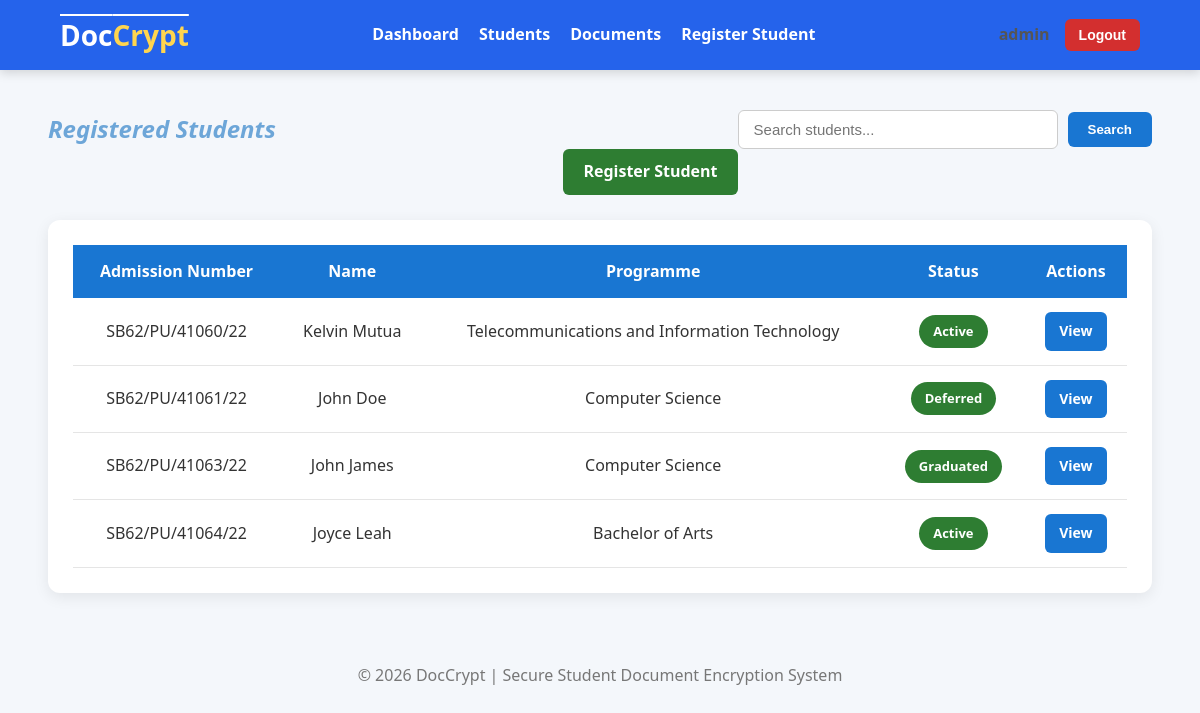
Before: /students/students/ (signed in) with the older database file.
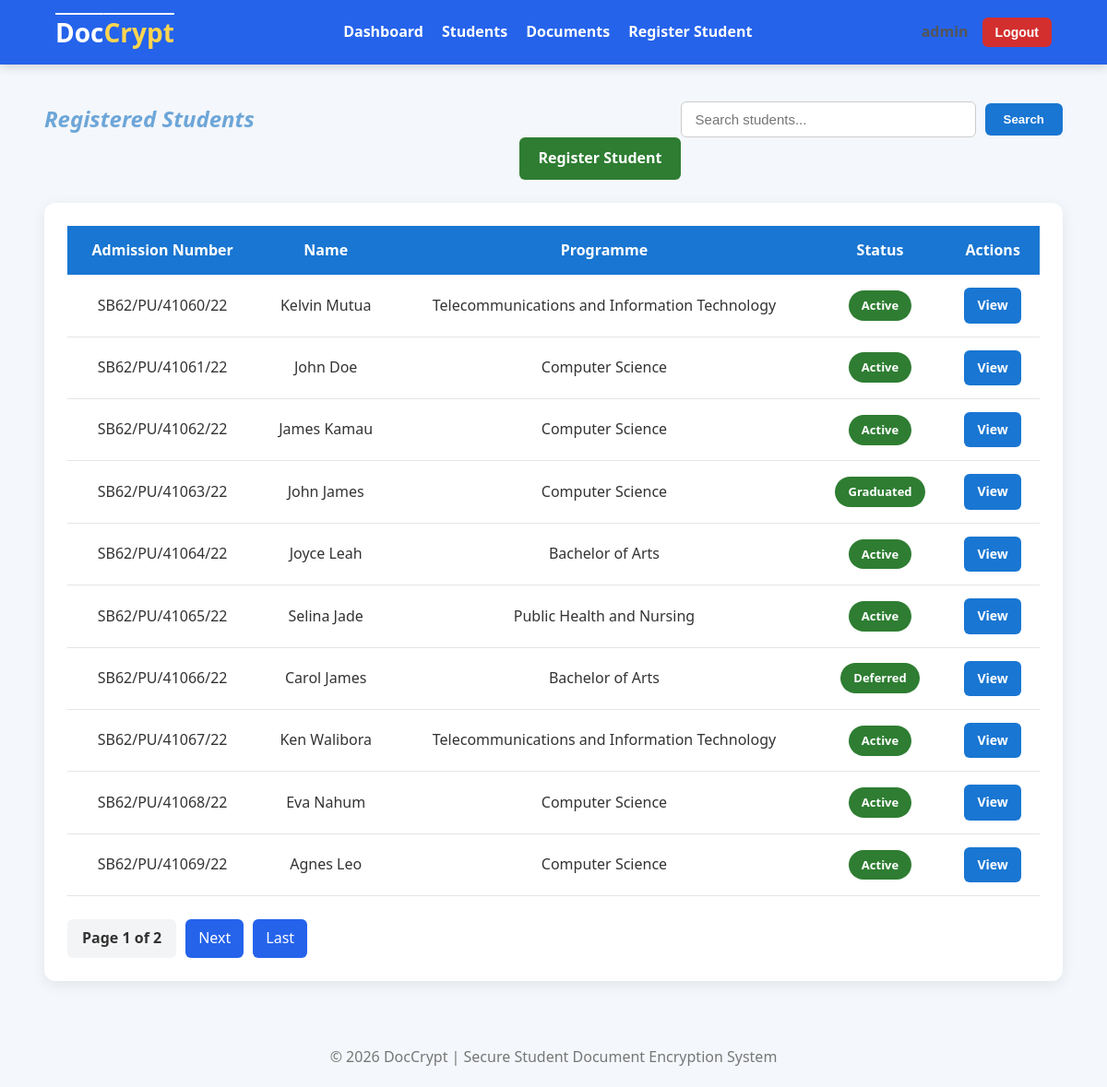
After: the same page with the newer database file.
### student/models.py (models this page shows, shortened)
class Student(models.Model):
    class Status(models.TextChoices):
        ACTIVE = "ACTIVE", "Active"
        DEFERRED = "DEFERRED", "Deferred"
        GRADUATED = "GRADUATED", "Graduated"
        DEACTIVATED = "DEACTIVATED", "Deactivated"
    user = models.OneToOneField(CustomUser,on_delete=models.CASCADE,related_name="student")
    admission_number = models.CharField(max_length=25,unique=True)
    first_name = models.CharField(max_length=50)
    last_name = models.CharField(max_length=50)
    phone_number = models.CharField(max_length=15,blank=True)
    programme = models.CharField(max_length=50)
    department = models.CharField(max_length=50)
    year_of_study = models.PositiveSmallIntegerField(default=1)
    status = models.CharField(max_length=25,choices=Status.choices, default=Status.ACTIVE)
    class Meta:
        ordering = ["admission_number"]
        verbose_name = "Student"
        verbose_name_plural = "Students"
    @property
    def full_name(self):
        return f"{self.first_name} {self.last_name}"

### student/views.py (the view, shortened to what this page needs)
# urls.py: path("students/", views.students_list, name="student_list"),
@login_required
def students_list(request):
    if not request.user.is_admin:
        return HttpResponseForbidden("Only administrators can access this page.")
    students = Student.objects.select_related("user").all().order_by("admission_number")
    query = request.GET.get("q", "")
    paginator = Paginator(students, 10)
    page_number = request.GET.get("page")
    students = paginator.get_page(page_number)
    context ={"students": students, "query": query}
    return render(request, "students/student_list.html", context)

### users/models.py (called while the page is built)
    @property
    def is_admin(self):
        return self.role == self.Role.ADMIN or self.is_superuser

### student/templates/students/student_list.html (shortened to what this page needs)
{% extends "users/base.html" %}
{% block content %}
<div class="page-header">
    <div class="page-title">
        <h2>Registered Students</h2>
    </div>
    <div class="page-search">
        <form method="get" class="search-form">
            <input
                type="text"
                name="q"
                value="{{ query }}"
                placeholder="Search students..."
                class="search-input"
            >
            <button
                type="submit"
                class="btn btn-primary">
                Search
            </button>
        </form>
    </div>
    <div class="page-actions">
        <a href="{% url 'register_student' %}" class="btn btn-success">Register Student</a>
    </div>
</div>
<div class="card">
    <table>
        <thead>
            <tr>
                <th>Admission Number</th>
                <th>Name</th>
                <th>Programme</th>
                <th>Status</th>
                <th>Actions</th>
            </tr>
        </thead>
        <tbody>
        {% for student in students %}
            <tr>
                <td>{{ student.admission_number }}</td>
                <td>{{ student.full_name }}</td>
                <td>{{ student.programme }}</td>
                <td>
                    <span class="badge badge-success">
                        {{ student.get_status_display }}
                    </span>
                </td>
                <td>
                    <a href="{% url 'student_detail' student.id %}" class="btn btn-primary btn-small">View</a>
                </td>
            </tr>
        {% empty %}
            <tr>
                <td colspan="5" style="text-align:center;">
                    No students found.
                </td>
            </tr>
        {% endfor %}
        </tbody>
    </table>
    {% if students.has_other_pages %}
    <div class="pagination">
        <span class="current-page">
            Page {{ students.number }} of {{ students.paginator.num_pages }}
        </span>
        {% if students.has_next %}
            <a href="?page={{ students.next_page_number }}{% if query %}&q={{ query }}{% endif %}">Next</a>
            <a href="?page={{ students.paginator.num_pages }}{% if query %}&q={{ query }}{% endif %}">Last</a>
        {% endif %}
    </div>
    {% endif %}
</div>
{% endblock %}

### users/templates/users/base.html (shortened to what this page needs)
{% load static %}
<!DOCTYPE html>
<html lang="en">
<head>
    <link rel="stylesheet" href="{% static 'css/style.css' %}">
</head>
<body>
    <header>
        <div class="navbar">
            <div class="logo">
                <a href="{% url 'dashboard' %}">
                    Doc<span>Crypt</span>
                </a>
            </div>
            {% if request.user.is_authenticated %}
                <nav>
                    {% if request.user.is_admin %}
                        <a href="{% url 'dashboard' %}">Dashboard</a>
                        <a href="{% url 'student_list' %}">Students</a>
                        <a href="{% url 'document_list' %}">Documents</a>
                        <a href="{% url 'register_student' %}">Register Student</a>
                    {% elif request.user.is_student %}
                        <a href="{% url 'dashboard' %}">Dashboard</a>
                    {% endif %}
                </nav>
                <div class="user-menu">
                    <span class="username">
                    </span>
                    <form method="post" action="{% url 'logout' %}" class="logout-form">
                        <button type="submit" class="btn btn-danger btn-small">Logout</button>
                    </form>
                </div>
            {% else %}
                <div class="user-menu">
                    <a href="{% url 'login' %}" class="btn btn-primary btn-small">Login</a>
                </div>
            {% endif %}
        </div>
    </header>
    <main class="container">
        {% block content %}
        {% endblock %}
    </main>
    <footer>
        <p>
            &copy; {% now "Y" %} DocCrypt |
            Secure Student Document Encryption System
        </p>
    </footer>
</body>
</html>

### static/css/style.css (style rules this page uses)
* { margin:0; padding:0; box-sizing:border-box; }
body { font-family:"Segoe UI",Tahoma,Geneva,Verdana,sans-serif; background:#f4f7fb; color:#333; line-height:1.6; }
.container { width:92%; max-width:1200px; margin:40px auto; }
h2 { text-align: center; font-style: oblique; color: rgb(109, 166, 216); }
header { background:#2563eb; color:white; position: relative; box-shadow:0 3px 10px rgba(0,0,0,.15); }
.navbar { width:90%; max-width:1200px; margin:auto; display:flex; justify-content:space-between; align-items:center; height:70px; }
.logo a { color:white; font-size:28px; font-weight:bold; text-decoration: overline; }
.logo span { color:#ffd54f; }
nav { display:flex; gap:20px; }
nav a { color:white; font-weight:600; text-decoration: none; }
.user-menu { display:flex; align-items:center; gap:15px; }
.username { font-weight:600; color:#555; }
.page-header { display:grid; grid-template-columns: 1fr auto; align-items:center; margin-bottom:25px; }
.page-title { justify-self: start; }
.page-search { justify-self: center; }
.page-actions { justify-self: end; }
.card { background:white; border-radius:12px; padding:25px; margin-bottom:25px; box-shadow:0 4px 15px rgba(0,0,0,.08); }
.btn { display:inline-flex; align-items:center; justify-content:center; gap:8px; padding:10px 20px; border:none; border-radius:6px; cursor:pointer; text-decoration:none; font-weight:600; transition:.3s; }
.btn-primary { background:#1976d2; color:white; }
.btn-success { background:#2e7d32; color:white; }
.btn-danger { background:#d32f2f; color:white; }
.btn-small { padding:8px 14px; font-size:14px; }
table { width:100%; border-collapse:collapse; }
th { background:#1976d2; color:white; padding:14px; text-align:center; }
td { padding:14px; border-bottom:1px solid #e5e5e5; text-align: center; }
.badge { display:inline-block; padding:6px 14px; border-radius:30px; color:white; font-size:13px; font-weight:600; }
.badge-success { background:#2e7d32; }
footer { margin-top:50px; padding:20px 0; color: #777; text-align:center; }
form { width:100%; }
input, select, textarea { width:100%; padding:12px; border:1px solid #2fd5ff; border-radius:8px; font-size:15px; box-sizing:border-box; transition:.3s; }
.search-form { display:flex; gap:10px; align-items:center; }
.search-input { width:320px; padding:10px 15px; border:1px solid #ccc; border-radius:6px; font-size:15px; }
.pagination { margin-top: 25px; display: flex; justify-content: left; align-items: left; gap: 10px; flex-wrap: wrap; }
.pagination a { padding: 8px 14px; background: #2563eb; color: #fff; text-decoration: none; border-radius: 6px; transition: 3s; }
.current-page { padding: 8px 16px; background: #f3f4f6; border-radius: 6px; font-weight: 600; }

Changed rows visible on the page:
changed Student "SB62/PU/41061/22": status "Deferred" → "Active"
added Student: admission_number "SB62/PU/41062/22", full_name "James Kamau", programme "Computer Science", status "Active"
added Student: admission_number "SB62/PU/41065/22", full_name "Selina Jade", programme "Public Health and Nursing", status "Active"
added Student: admission_number "SB62/PU/41066/22", full_name "Carol James", programme "Bachelor of Arts", status "Deferred"
added Student: admission_number "SB62/PU/41067/22", full_name "Ken Walibora", programme "Telecommunications and Information Technology", status "Active"
added Student: admission_number "SB62/PU/41068/22", full_name "Eva Nahum", programme "Computer Science", status "Active"
added Student: admission_number "SB62/PU/41069/22", full_name "Agnes Leo", programme "Computer Science", status "Active"
Other visible differences:
{{ students.number }}: (not shown) → "1"
{{ students.paginator.num_pages }}: (not shown) → "2"
text now shown: "Page of Next Last"
